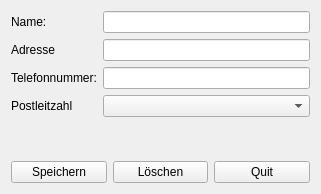
<?xml version="1.0" encoding="UTF-8"?>
<ui version="4.0">
 <class>Person</class>
 <widget class="QWidget" name="Person">
  <property name="geometry">
   <rect>
    <x>0</x>
    <y>0</y>
    <width>321</width>
    <height>194</height>
   </rect>
  </property>
  <property name="windowTitle">
   <string>Form</string>
  </property>
  <layout class="QVBoxLayout" name="verticalLayout">
   <item>
    <layout class="QFormLayout" name="formLayout">
     <item row="0" column="0">
      <widget class="QLabel" name="nameLabel">
       <property name="text">
        <string>Name:</string>
       </property>
      </widget>
     </item>
     <item row="0" column="1">
      <widget class="QLineEdit" name="nameLineEdit"/>
     </item>
     <item row="1" column="0">
      <widget class="QLabel" name="adresseLabel">
       <property name="text">
        <string>Adresse</string>
       </property>
      </widget>
     </item>
     <item row="1" column="1">
      <widget class="QLineEdit" name="adresseLineEdit"/>
     </item>
     <item row="2" column="0">
      <widget class="QLabel" name="telefonnummerLabel">
       <property name="text">
        <string>Telefonnummer:</string>
       </property>
      </widget>
     </item>
     <item row="2" column="1">
      <widget class="QLineEdit" name="telefonnummerLineEdit"/>
     </item>
     <item row="3" column="0">
      <widget class="QLabel" name="postleitzahlLabel">
       <property name="text">
        <string>Postleitzahl</string>
       </property>
      </widget>
     </item>
     <item row="3" column="1">
      <widget class="QComboBox" name="postleitzahlComboBox"/>
     </item>
    </layout>
   </item>
   <item>
    <layout class="QHBoxLayout" name="horizontalLayout">
     <item>
      <widget class="QPushButton" name="saveButton">
       <property name="text">
        <string>Speichern</string>
       </property>
      </widget>
     </item>
     <item>
      <widget class="QPushButton" name="delButton">
       <property name="text">
        <string>Löschen</string>
       </property>
      </widget>
     </item>
     <item>
      <widget class="QPushButton" name="quitButton">
       <property name="text">
        <string>Quit</string>
       </property>
      </widget>
     </item>
    </layout>
   </item>
  </layout>
 </widget>
 <resources/>
 <connections/>
</ui>
